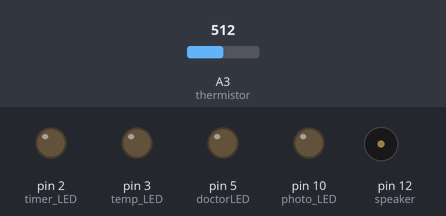
Simulated run of this sketch. Board: Arduino Uno, built with avr-gcc and run on an emulated ATmega328P. Shown: output pins drawn as LEDs (lit = HIGH), buzzer (waves = sounding). The test bench sets the inputs (shaded band); at power-on: A3 (thermistor) = 512. What the sketch prints to the serial monitor is not drawn.

Above: at 1.2 s.
1.3 s: A3 (thermistor) set to 539
At 2.5 s:
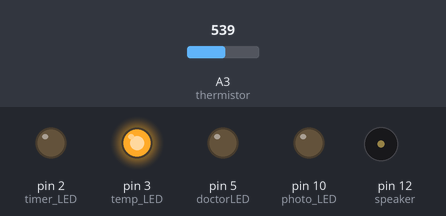
2.8 s: A3 (thermistor) set to 511
At 3.6 s:
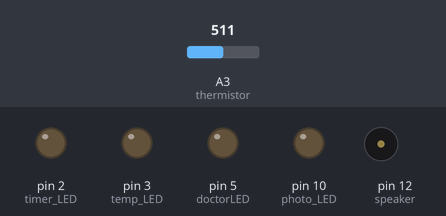
4.3 s: A3 (thermistor) set to 366
5.8 s: A3 (thermistor) set to 343
At 15.3 s:
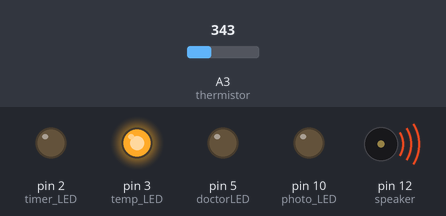
Timing chart, 0 to 31.5 s (numbered marks = the images above; inputs shaded):
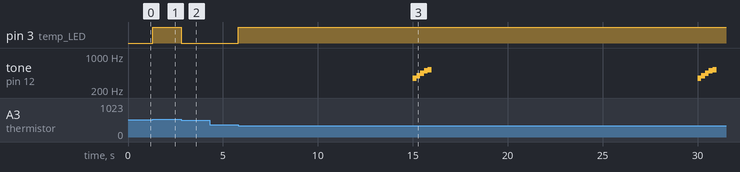

Measured:
- the behaviour switches between 521 and 522 on A3 (thermistor) (found by bisection; images 0 and 1)
- the behaviour switches between 354 and 353 on A3 (thermistor) (found by bisection; images 2 and 3)
- after the input at 1.3 s, pin 3 (temp_LED): LOW → HIGH at once
- after the input at 2.8 s, pin 3 (temp_LED): HIGH → LOW at once
- after the input at 4.3 s, every drawn part: stays the same
- after the input at 5.8 s, pin 3 (temp_LED): LOW → HIGH at once
- by itself, tone on pin 12 (speaker): plays 349 Hz for 0.20 s, 392 Hz for 0.20 s, 440 Hz for 0.20 s, 493 Hz for 0.20 s, 523 Hz for 0.20 s, 349 Hz for 0.20 s … (10 notes in this stretch)

The sketch:

EDITEDtrack_time_test_day.ino
```cpp
template<class T> inline Print &operator <<(Print &obj, T arg) { obj.print(arg); return obj; } //sending to serial output for texting doctor

//VARIABLES FOR ALARM SYSTEM/TIMING
unsigned long timeNow = 0;
unsigned long timeLast = 0;
double seconds = 0;
int day = 1;
double warningTime = 12; //2 minutes before alarm = 0.2 min before alarm in a 6 minute day

//for testing, a 24 hour day is 6 minutes long
//for this setup, user will be starting arduino at 12 am

//VARIABLES FOR PYTHON
String morn, aft, eve, bed, person, age, treatment = "";
String patient[7];
//bool noDrug;

//VARIABLES FOR ALL OF FUNCTIONS
//photoresistor set up
const int photoResistor = A0;
const int photo_LED = 10;
int light_Average;
int light_Total = 0;
const int doctorLED = 5;

//thermistor set up
double temperature;
const int thermistor = A3;

//speaker set up
const int speaker = 12;

//timer LED set up
const int timer_LED = 2;

//temperature LED set up
const int temp_LED = 3;

void setup() {
  //SETUP FOR PYTHON
  Serial.begin(9600); //initialize serial COM at 9600 baudrate

  //SETUP FOR FUNCTIONS
  pinMode (photo_LED,OUTPUT);
  pinMode (temp_LED, OUTPUT);
  pinMode (timer_LED, OUTPUT);
  pinMode (speaker, OUTPUT);
  pinMode (doctorLED, OUTPUT);
}

void loop() {
  //FUNCTIONS
  set_Temperature_Light();

  //TIMING/ALARM SYSTEM
  timeNow = millis()/1000;
  seconds = timeNow - timeLast;

  // 90
  if (seconds == 15) //6 am in seconds: 1 min 30 seconds
  {
//    Serial.println("Fill time1");
    sound_Warning_Alarm();
    patientInfo(day);
  }

  if (true) //ensuring that pills are present for the morning time1
  {
    // 105
    if (seconds == (30 - warningTime))
    {
      set_timer_Light();
    }

    else if (seconds == 30) //7 am in seconds: 1 min 45 seconds
    {
//      Serial.println("Morning time1");
      sound_Warning_Alarm();
    }
  }

  if (true) //ensuring that pills are present for the after time1
  {
    //135
    if (seconds == (45 - warningTime))
    {
      set_timer_Light();
    }

    else if (seconds == 45) //9 am in seconds: 2 min 15 seconds
    {
//      Serial.println("After time1");
      sound_Warning_Alarm();
    }
  }

   if (true) //ensuring that pills are present for the eve time1
   {
    // 255
    if (seconds == (60 - warningTime))
    {
      set_timer_Light();
    }

    else if (seconds == 60) //5 pm in seconds: 3 min 35 seconds
    {
//      Serial.println("Even time1");
      sound_Warning_Alarm();
    }
   }

   if (day == 1) //ensuring that pills are present for the bed time1
   {
    // 330
    if (seconds == (75 - warningTime))
    {
      set_timer_Light();
    }

    else if (seconds == 75) //11 pm in seconds: 5 min 30 seconds
    {
//      Serial.println("Bed time1");
      sound_Warning_Alarm();
    }
   }

  // 340
    if (seconds == 90) // 11:30 pm in seconds: 5 minutes 40 seconds
    {
      double light = read_Photoresistor();
      if (light < 915) //if this is the light value the photoResistor is reading, we know that pills are present, and patient has not taken pills
      //need to add sizeof morning, before, evening, bed != 0  so that we know box should be full but isn't
      {
        send_Doctor_Message();
      }
    }

//360
    if (seconds == 115) //if time1 can be divided by our 6 minute day, we know we have finished the day, and only 28 days in a drug schedule
    {
      updateDay();
    }
}

//FUNCTIONS
void send_Doctor_Message() {
  //Serial << "Patient " << patient << " did not take their chemotherapy medication for their " << treat << " treatment";
  digitalWrite(doctorLED, HIGH);
  delay(3000);
  digitalWrite(doctorLED, LOW);
  return;
}

double read_Thermistor () {
  const int SAMPLE_NUMBER = 10; //reading of ADC might have noise, so to eliminate noise, sample the ADC pin a few time1s and average samples
  const double BALANCE_RESISTOR = 10000; //using beta equation, must know other resistor in the resistor dividor (measure real resistance one day)
  const double MAX_ADC = 1023; //helps with calculating thermistor's resistance
  const double BETA = 4080; //beta value that corresponds to NTC thermistor 15K
  const double ROOM_TEMP = 298.15; //typical room temp in Kelvin
  const double RESISTOR_ROOM_TEMP = 15000; //thermistor resistance at 25C in Kelvin

  double rThermistor = 0; //thermistor resistance value
  double tKelvin = 0; //calculated temperature
  double tCelsius = 0; //temp in celsius
  double adcAverage = 0; //average voltage measurement
  int adcSamples [SAMPLE_NUMBER]; //array of the voltage measurements sample

  adcAverage = analogRead(thermistor);
  rThermistor = BALANCE_RESISTOR*((MAX_ADC/adcAverage) -1); //calculating thermistor's resistance
  tKelvin = (BETA*ROOM_TEMP)/(BETA + (ROOM_TEMP * log(rThermistor/RESISTOR_ROOM_TEMP))); //calculating temperature in Kelvin using beta value

  tCelsius = tKelvin - 273.15; //convert to celsuis
  return tCelsius;
}

double read_Photoresistor() {
  light_Total = 0;
  digitalWrite (photo_LED, HIGH);
  for (int i = 0; i < 10; i ++) {
    light_Total += analogRead(photoResistor);
    delay (100);
  }
  digitalWrite(photo_LED, LOW);
  light_Average = light_Total / 10;
  return light_Average;
}

void sound_Warning_Alarm() {
    tone(speaker,349);
    // Waits some time1 to turn off
    delay(200);
    //Turns the buzzer off
    noTone(speaker);
    // Sounds the buzzer at the frequency relative to the note D in Hz
    tone(speaker,392);
    delay(200);
    noTone(speaker);
    // Sounds the buzzer at the frequency relative to the note E in Hz
    tone(speaker,440);
    delay(200);
    noTone(speaker);
    // Sounds the buzzer at the frequency relative to the note F in Hz
    tone(speaker,493);
    delay(200);
    noTone(speaker);
    // Sounds the buzzer at the frequency relative to the note G in Hz
    tone(speaker,523);
    delay(200);
    noTone(speaker);
}

void set_Temperature_Light() {
  temperature  = read_Thermistor();
  if (temperature >= 35 || temperature <= 20)
  {
    digitalWrite(timer_LED, LOW);
    digitalWrite(temp_LED, HIGH);

  }
  else
  {
    digitalWrite(temp_LED,LOW);
  }
}

void set_timer_Light(){
  digitalWrite(temp_LED, LOW);
  if (temperature < 35 && temperature > 20)
  {
    digitalWrite(temp_LED,LOW);
    for (int i = 0; i < 6; i++) {
    digitalWrite(timer_LED,HIGH);
    delay (1000);
    digitalWrite(timer_LED, LOW);
    delay (1000);
    }

  }
  else if (temperature >= 35 || temperature <= 20)
  {
    for (int i = 0; i < 6; i++) {
    digitalWrite(temp_LED,LOW);
    digitalWrite(timer_LED,HIGH);
    delay (1000);
    digitalWrite(timer_LED, LOW);
    digitalWrite(temp_LED,HIGH);
    delay (1000);
  }
  }
}

//TIMING/ALARM SYSTEM
void updateDay()
{
  timeLast = timeNow; //switch to reset the times, as it is the next day
  day = day + 1;
}


void patientInfo(int day){ //get drugs and personal info of the day
  String dayString = String(day);
  Serial.println(dayString);
  for(int i = 0; i < 7; i++){
    patient[i] = Serial.readStringUntil(';');
//    if(patient[i].substring(patient[i].length()-3, patient[i].length()) == "N/A"){
//      patient[i] == NULL; // if there is no drug for that time --> recognized by "N/A"
//    }
  }
  person = patient[0];
  age = patient[1];
  treatment = patient[2];
  morn = patient[3];
  aft = patient[4];
  eve = patient[5];
  bed = patient[6];
}
```
